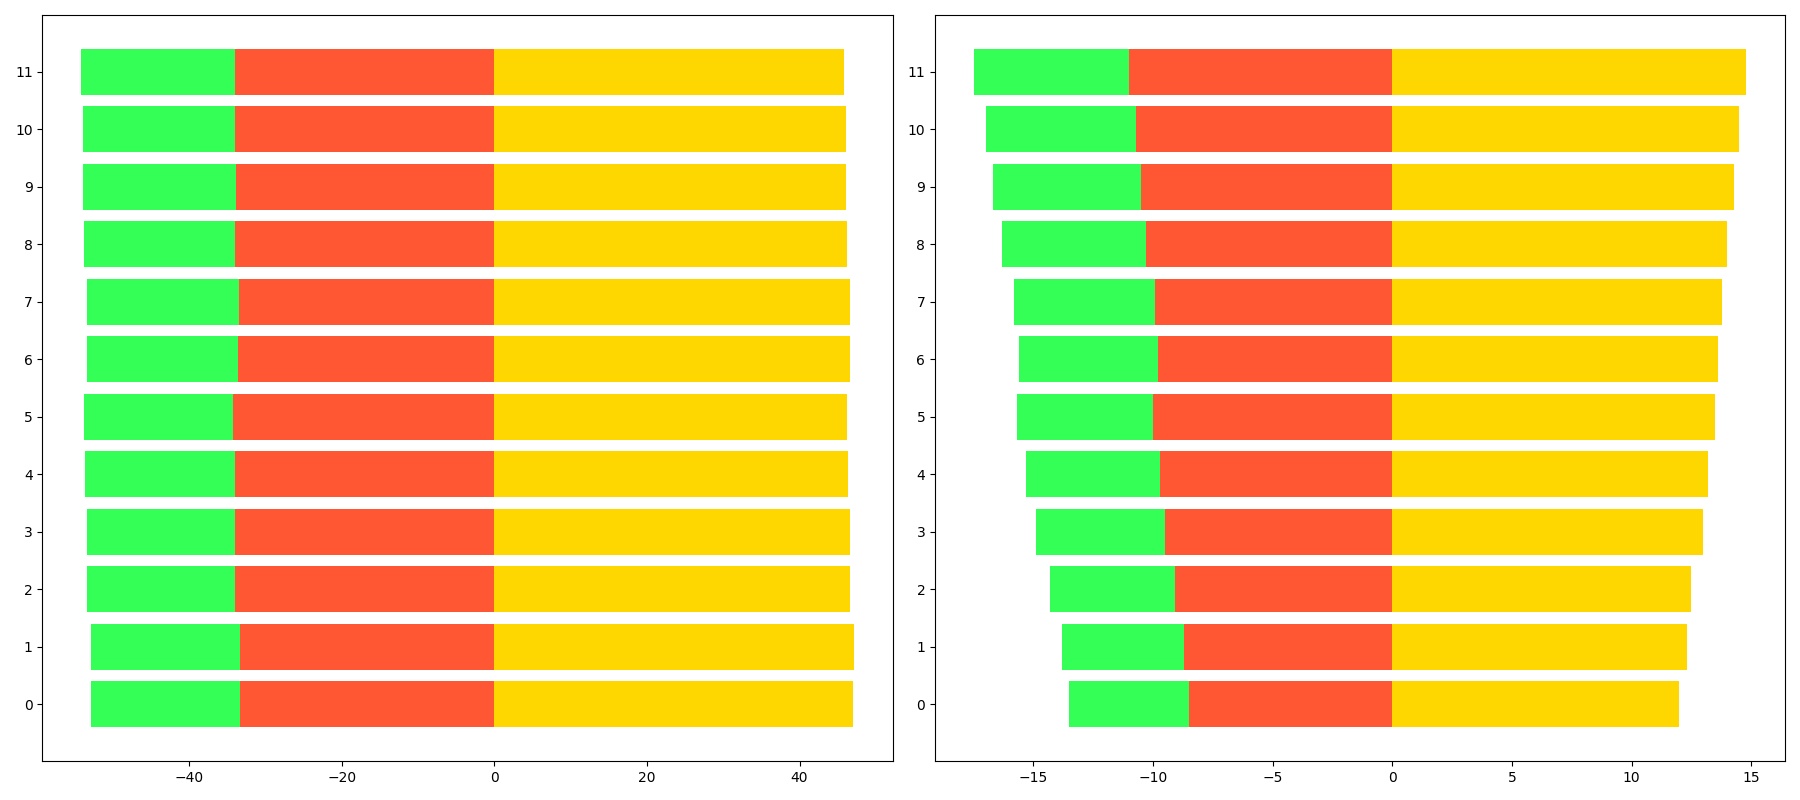

Generate this figure with Python:
import matplotlib.pyplot as plt
import numpy as np

months = ["Jan", "Feb", "Mar", "Apr", "May", "Jun", "Jul", "Aug", "Sep", "Oct", "Nov", "Dec"]

plastic_recycling = np.array([8.5, 8.7, 9.1, 9.5, 9.7, 10.0, 9.8, 9.9, 10.3, 10.5, 10.7, 11.0])
glass_recycling = np.array([5.0, 5.1, 5.2, 5.4, 5.6, 5.7, 5.8, 5.9, 6.0, 6.2, 6.3, 6.5])
paper_recycling = np.array([12.0, 12.3, 12.5, 13.0, 13.2, 13.5, 13.6, 13.8, 14.0, 14.3, 14.5, 14.8])

fig, ax = plt.subplots(nrows=1, ncols=2, figsize=(18, 8))
x_indexes = np.arange(len(months))

total_recycling = plastic_recycling + glass_recycling + paper_recycling
plastic_percentage = (plastic_recycling / total_recycling) * 100
glass_percentage = (glass_recycling / total_recycling) * 100
paper_percentage = (paper_recycling / total_recycling) * 100

ax[0].barh(x_indexes, paper_percentage, color='#FFD700')
ax[0].barh(x_indexes, -plastic_percentage, color='#FF5733')
ax[0].barh(x_indexes, -glass_percentage, color='#33FF57', left=-plastic_percentage)

ax[0].set_yticks(x_indexes)

ax[1].barh(x_indexes, paper_recycling, color='#FFD700')
ax[1].barh(x_indexes, -plastic_recycling, color='#FF5733')
ax[1].barh(x_indexes, -glass_recycling, color='#33FF57', left=-plastic_recycling)

ax[1].set_yticks(x_indexes)

plt.tight_layout()
plt.show()
